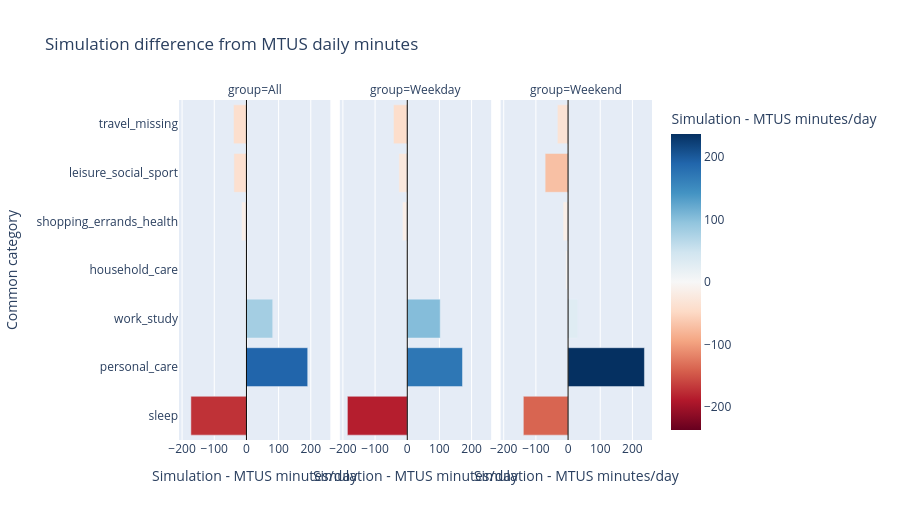

The cell this chart's notebook holds for it:
### Code cell
fig = px.bar(
    comparison,
    x="absolute_difference_minutes",
    y="category",
    color="absolute_difference_minutes",
    facet_col="group",
    category_orders={"category": list(reversed(COMMON_CATEGORY_ORDER)), "group": GROUP_ORDER},
    labels={"absolute_difference_minutes": "Simulation - MTUS minutes/day", "category": "Common category"},
    title="Simulation difference from MTUS daily minutes",
    color_continuous_scale="RdBu",
    color_continuous_midpoint=0,
    height=520,
)
fig.add_vline(x=0, line_width=1, line_color="black")
fig.show()

### Figure 1 — Plotly figure (JSON) as saved in the notebook; plotly's stock layout.template omitted (floating-point values rounded to 4 significant figures)
{"data": [{"hovertemplate": "group=All<br>Simulation - MTUS minutes/day=%{marker.color}<br>Common category=%{y}<extra></extra>", "legendgroup": "", "marker": {"color": [-172.6, 190.5, 81.63, -5.103, -15.28, -38.94, -40.17], "coloraxis": "coloraxis", "pattern": {"shape": ""}}, "name": "", "orientation": "h", "showlegend": false, "textposition": "auto", "type": "bar", "x": [-172.6, 190.5, 81.63, -5.103, -15.28, -38.94, -40.17], "xaxis": "x", "y": ["sleep", "personal_care", "work_study", "household_care", "shopping_errands_health", "leisure_social_sport", "travel_missing"], "yaxis": "y"}, {"hovertemplate": "group=Weekday<br>Simulation - MTUS minutes/day=%{marker.color}<br>Common category=%{y}<extra></extra>", "legendgroup": "", "marker": {"color": [-186.0, 171.7, 102.5, -4.188, -15.08, -26.0, -42.89], "coloraxis": "coloraxis", "pattern": {"shape": ""}}, "name": "", "orientation": "h", "showlegend": false, "textposition": "auto", "type": "bar", "x": [-186.0, 171.7, 102.5, -4.188, -15.08, -26.0, -42.89], "xaxis": "x2", "y": ["sleep", "personal_care", "work_study", "household_care", "shopping_errands_health", "leisure_social_sport", "travel_missing"], "yaxis": "y2"}, {"hovertemplate": "group=Weekend<br>Simulation - MTUS minutes/day=%{marker.color}<br>Common category=%{y}<extra></extra>", "legendgroup": "", "marker": {"color": [-139.0, 237.3, 29.51, -7.39, -15.79, -71.27, -33.37], "coloraxis": "coloraxis", "pattern": {"shape": ""}}, "name": "", "orientation": "h", "showlegend": false, "textposition": "auto", "type": "bar", "x": [-139.0, 237.3, 29.51, -7.39, -15.79, -71.27, -33.37], "xaxis": "x3", "y": ["sleep", "personal_care", "work_study", "household_care", "shopping_errands_health", "leisure_social_sport", "travel_missing"], "yaxis": "y3"}], "layout": {"annotations": [{"showarrow": false, "text": "group=All", "x": 0.16, "xanchor": "center", "xref": "paper", "y": 1, "yanchor": "bottom", "yref": "paper"}, {"showarrow": false, "text": "group=Weekday", "x": 0.5, "xanchor": "center", "xref": "paper", "y": 1, "yanchor": "bottom", "yref": "paper"}, {"showarrow": false, "text": "group=Weekend", "x": 0.84, "xanchor": "center", "xref": "paper", "y": 1, "yanchor": "bottom", "yref": "paper"}], "barmode": "relative", "coloraxis": {"cmid": 0, "colorbar": {"title": {"text": "Simulation - MTUS minutes/day"}}, "colorscale": [[0, "rgb(103,0,31)"], [0.1, "rgb(178,24,43)"], [0.2, "rgb(214,96,77)"], [0.3, "rgb(244,165,130)"], [0.4, "rgb(253,219,199)"], [0.5, "rgb(247,247,247)"], [0.6, "rgb(209,229,240)"], [0.7, "rgb(146,197,222)"], [0.8, "rgb(67,147,195)"], [0.9, "rgb(33,102,172)"], [1, "rgb(5,48,97)"]]}, "height": 520, "legend": {"tracegroupgap": 0}, "shapes": [{"line": {"color": "black", "width": 1}, "type": "line", "x0": 0, "x1": 0, "xref": "x", "y0": 0, "y1": 1, "yref": "y domain"}, {"line": {"color": "black", "width": 1}, "type": "line", "x0": 0, "x1": 0, "xref": "x2", "y0": 0, "y1": 1, "yref": "y2 domain"}, {"line": {"color": "black", "width": 1}, "type": "line", "x0": 0, "x1": 0, "xref": "x3", "y0": 0, "y1": 1, "yref": "y3 domain"}], "title": {"text": "Simulation difference from MTUS daily minutes"}, "xaxis": {"anchor": "y", "domain": [0, 0.32], "title": {"text": "Simulation - MTUS minutes/day"}}, "xaxis2": {"anchor": "y2", "domain": [0.34, 0.66], "matches": "x", "title": {"text": "Simulation - MTUS minutes/day"}}, "xaxis3": {"anchor": "y3", "domain": [0.68, 1.0], "matches": "x", "title": {"text": "Simulation - MTUS minutes/day"}}, "yaxis": {"anchor": "x", "categoryarray": ["sleep", "personal_care", "work_study", "household_care", "shopping_errands_health", "leisure_social_sport", "travel_missing"], "categoryorder": "array", "domain": [0, 1], "title": {"text": "Common category"}}, "yaxis2": {"anchor": "x2", "domain": [0, 1], "matches": "y", "showticklabels": false}, "yaxis3": {"anchor": "x3", "domain": [0, 1], "matches": "y", "showticklabels": false}}}
